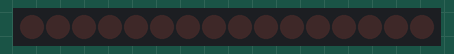
A sketch run on a simulated Arduino Uno, built with avr-gcc and run on an emulated ATmega328P. Shown: 16 shift-register outputs drawn as a row of LEDs (first output left, lit = HIGH). Wiring (inferred from the names in the program): 2 × shift register (74HC595): data pin 4; shift clock pin 6; latch pin 5. Wiring (inferred from the signals the program sends): row of LEDs: on Q0, Q1, Q2, Q3, Q4, Q5, Q6, Q7, Q8, Q9, Q10, Q11, Q12, Q13, Q14, Q15.

Above: at 0.2 s.
At 1.2 s:
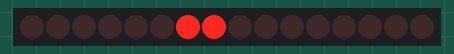
At 2.2 s:
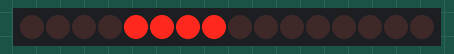
At 4.7 s:
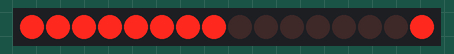
At 9.2 s:
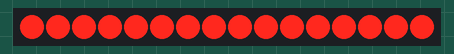
At 13.2 s:
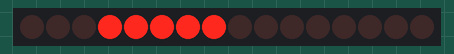
Timing chart, 0 to 13.7 s (numbered marks = the images above):
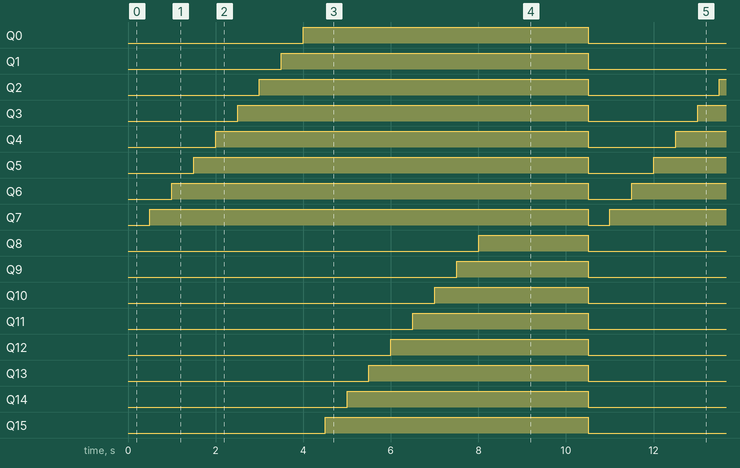

Measured:
- by itself, Q0: alternates HIGH for 6.5 s and LOW for 4.0 s
- by itself, Q1: alternates HIGH for 7.0 s and LOW for 3.5 s
- by itself, Q2: alternates HIGH for 7.5 s and LOW for 3.0 s
- by itself, Q3: alternates HIGH for 8.0 s and LOW for 2.5 s
- by itself, Q4: alternates HIGH for 8.5 s and LOW for 2.0 s
- by itself, Q5: alternates HIGH for 9.0 s and LOW for 1.5 s
- by itself, Q6: alternates HIGH for 9.5 s and LOW for 1.0 s
- by itself, Q7: alternates HIGH for 10.0 s and LOW for 0.50 s

The sketch:

Test_output2.ino
```cpp
//TEST UPDATELIGHTS FUNCTION

/************global variables*************/
//led output variables
int dataPin = 4;  // data pin of shift register
int latchPin = 5;  // latch pin of shift register
int clockPin = 6; // clock pin of shift register

byte leds1 = 0;   // each var controls leds in each shift register
byte leds2 = 0;

int pattern1[] = {0, 1, 2, 3, 4, 5, 6, 7};
int pattern2[] = {0, 1, 2, 3, 4, 5, 6, 7};

int pattern1_size = sizeof(pattern1)/sizeof(pattern1[0]);
int pattern2_size = sizeof(pattern1)/sizeof(pattern1[0]);

/************helper functions*************/
void updateShiftRegister(){
   digitalWrite(latchPin, LOW);
   shiftOut(dataPin, clockPin, LSBFIRST, leds2);
   shiftOut(dataPin, clockPin, LSBFIRST, leds1);
   digitalWrite(latchPin, HIGH);
   delay(500);
}

void updateLights(int pattern1[], int pattern2[], int pattern1_size, int pattern2_size){
  leds1 = 0;  // initialize leds
  leds2 = 0;
  updateShiftRegister();

  for (int i = 0; i < pattern1_size; i++){
    bitSet(leds1, pattern1[i]);
    updateShiftRegister();
  }
  for (int j = 0; j < pattern2_size; j++){
    bitSet(leds2, pattern2[j]);
    updateShiftRegister();
  }
}

void setup() {
  Serial.begin(9600);
  // set all the pins of 74HC595 as OUTPUT
  pinMode(latchPin, OUTPUT);
  pinMode(dataPin, OUTPUT);
  pinMode(clockPin, OUTPUT);
}

void loop() {
  updateLights(pattern1, pattern2, pattern1_size, pattern2_size);
  delay(2000);
}
```
